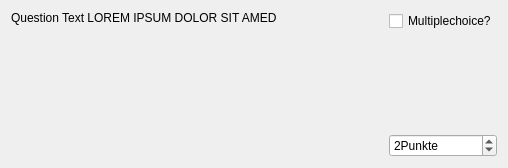
<?xml version="1.0" encoding="UTF-8"?>
<ui version="4.0">
 <class>RegeltestCreatorQuestionWidget</class>
 <widget class="QWidget" name="RegeltestCreatorQuestionWidget">
  <property name="geometry">
   <rect>
    <x>0</x>
    <y>0</y>
    <width>508</width>
    <height>168</height>
   </rect>
  </property>
  <property name="windowTitle">
   <string>Form</string>
  </property>
  <layout class="QHBoxLayout" name="horizontalLayout">
   <item>
    <layout class="QVBoxLayout" name="verticalLayout_question">
     <item>
      <widget class="QLabel" name="label_question">
       <property name="sizePolicy">
        <sizepolicy hsizetype="Expanding" vsizetype="Preferred">
         <horstretch>0</horstretch>
         <verstretch>0</verstretch>
        </sizepolicy>
       </property>
       <property name="text">
        <string>Question Text LOREM IPSUM DOLOR SIT AMED</string>
       </property>
       <property name="wordWrap">
        <bool>true</bool>
       </property>
      </widget>
     </item>
     <item>
      <widget class="QStackedWidget" name="stackedWidget">
       <property name="currentIndex">
        <number>0</number>
       </property>
       <widget class="QWidget" name="textanswer"/>
       <widget class="QWidget" name="multiple_choice"/>
      </widget>
     </item>
    </layout>
   </item>
   <item>
    <layout class="QVBoxLayout" name="verticalLayout_settings">
     <item>
      <widget class="QCheckBox" name="checkBox_multiplechoice">
       <property name="text">
        <string>Multiplechoice?</string>
       </property>
      </widget>
     </item>
     <item>
      <spacer name="verticalSpacer">
       <property name="orientation">
        <enum>Qt::Vertical</enum>
       </property>
       <property name="sizeHint" stdset="0">
        <size>
         <width>20</width>
         <height>40</height>
        </size>
       </property>
      </spacer>
     </item>
     <item>
      <widget class="QSpinBox" name="spinBox_points">
       <property name="suffix">
        <string>Punkte</string>
       </property>
       <property name="value">
        <number>2</number>
       </property>
      </widget>
     </item>
    </layout>
   </item>
  </layout>
 </widget>
 <resources/>
 <connections/>
</ui>
